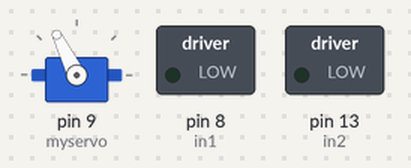
Bench run of a sketch on a simulated Arduino Uno, built with avr-gcc and run on an emulated ATmega328P. Parts: servo, switched loads named in the sketch (green lamp = pin HIGH). What the sketch prints to the serial monitor is not drawn.

Above: at 0.05 s.
At 0.7 s:
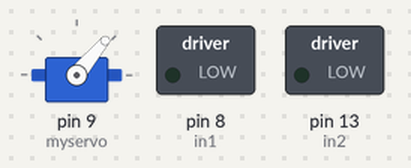
At 1.4 s:
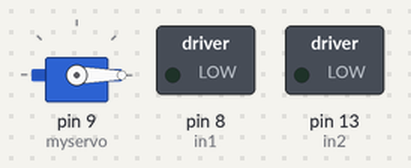
At 2.75 s:
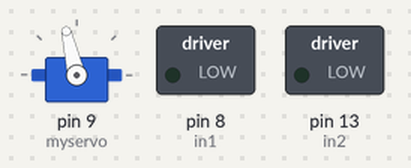
Timing chart, 0 to 7.9 s (numbered marks = the images above):
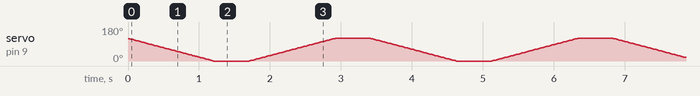

The sketch:

servo_test.ino
```cpp
#include <Servo.h>
Servo myservo;
int goal_angle=0;
int current_angle=0;
//int enable=10;
int in1=8;
int in2=13;
void setup() {
  // put your setup code here, to run once:
myservo.attach(9);
Serial.begin(9600);
myservo.write(0);
pinMode(in1,OUTPUT);
pinMode(in2,OUTPUT);
//pinMode(enable,OUTPUT);
//analogWrite(enable,0);
}


void loop() {
  // put your main code here, to run repeatedly:
 // servo_drive(10,100);
 // servo_drive(100,10);
 //   analogWrite(enable,100);
 //   digitalWrite(in1,HIGH);
 //   digitalWrite(in2,LOW)

//  while(Serial.available())
 // {
  //  char c=Serial.read();
  /*  if(c=='2')
    {*/

      servo_drive(0,120);
      delay(500);
      servo_drive(120,0);
      //motor_drive(1);
      delay(500);

      Serial.println("ok");
    /*}*/
    /*if(c=='1')
    {
      //servo_drive(90,0);
      delay(500);
      motor_drive(0);
      Serial.println("ok");

    }
    if(c=='3')
    {
       Serial.println("3ok");
    }*/
//  }

}

void motor_drive(int flag)
{
  if(flag==1)//zheng
  {
   // analogWrite(enable,100);
    digitalWrite(in1,HIGH);
    digitalWrite(in2,LOW);
    delay(3000);
   // analogWrite(enable,0);
    digitalWrite(in1,LOW);
  }
    if(flag==0)
  {
   // analogWrite(enable,100);
    digitalWrite(in2,HIGH);
    digitalWrite(in1,LOW);
    delay(4000);
  //  analogWrite(enable,0);
    digitalWrite(in2,LOW);
  }

}
void servo_drive(int goal_angle,int current_angle)
{
   int bias=0;
   bias=goal_angle-current_angle;

   if(bias>0)
   {
      while(bias>0)
      {
        current_angle++;
        myservo.write(current_angle);
        bias=goal_angle-current_angle;
        delay(10);
      }
    }
   if(bias<0)
   {
      while(bias<0)
      {
        current_angle--;
        myservo.write(current_angle);
        bias=goal_angle-current_angle;
        delay(10);
      }
   }
}
```
